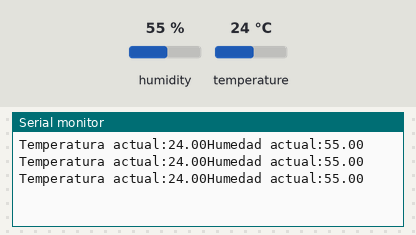
Bench run of a sketch on a simulated Arduino Uno, built with avr-gcc and run on an emulated ATmega328P. Parts: the last lines printed to the serial monitor. The inputs (shaded band) are chosen by the test bench; at power-on: humidity 55 %, temperature 24 °C.

Above: at 2.8 s.
2.9 s: humidity set to 22 %
At 4.4 s:
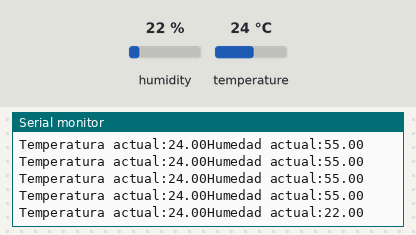
5.6 s: temperature set to 12 °C
At 6.8 s:
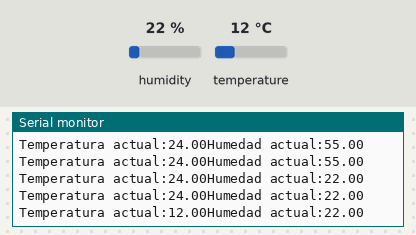
8.3 s: humidity set to 40 %
At 9.9 s:
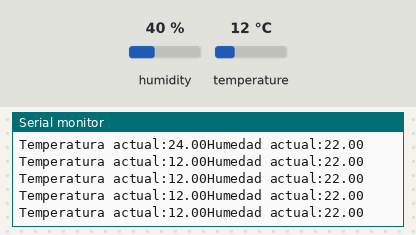
Timing chart, 0 to 11.4 s (numbered marks = the images above; inputs shaded):
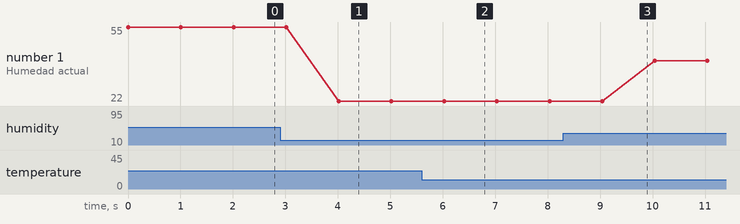

The sketch:

Sensor_Temperatura.ino
```cpp
#include "DHT.h"
int PIN=12;
DHT dht(PIN, DHT22);
void setup() {
  // put your setup code here, to run once:
  Serial.begin(9600);
  dht.begin();
}

void loop() {
  // put your main code here, to run repeatedly:
  double T=dht.readTemperature();
  double H=dht.readHumidity();
  Serial.print("Temperatura actual:");
  Serial.print(T);
  Serial.print("Humedad actual:");
  Serial.print(H);
  Serial.print("\n");
  delay(1000);
}
```

Measured:
- after the input at 2.9 s, the serial monitor: prints a new line after 1.1 s (image 1)
- after the input at 5.6 s, the serial monitor: prints a new line after 0.43 s (image 2)
- plotted number 1: 55 → 22 after the input at 2.9 s, 22 → 40 after the input at 8.3 s
